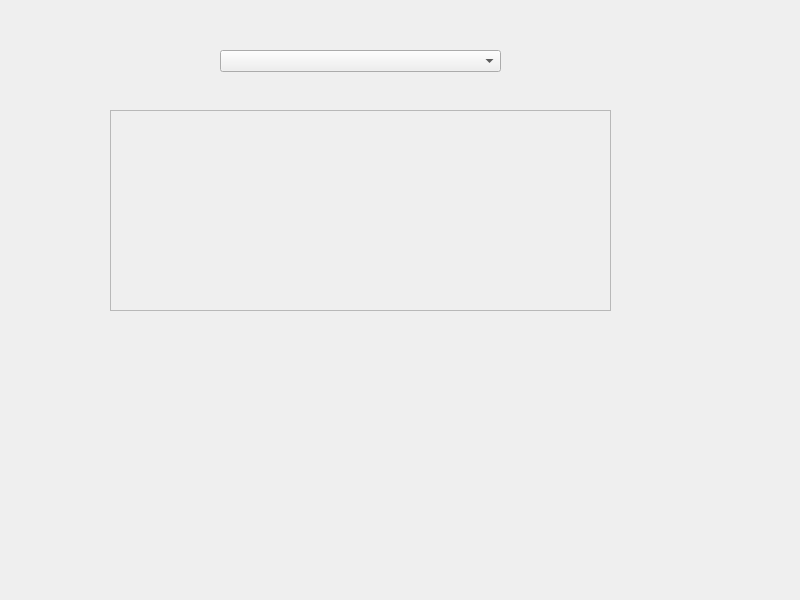
<?xml version="1.0" encoding="UTF-8"?>
<ui version="4.0">
 <class>Physics</class>
 <widget class="QMainWindow" name="Physics">
  <property name="geometry">
   <rect>
    <x>0</x>
    <y>0</y>
    <width>800</width>
    <height>600</height>
   </rect>
  </property>
  <property name="windowTitle">
   <string>Physics</string>
  </property>
  <widget class="QWidget" name="centralwidget">
   <widget class="QComboBox" name="comboBox">
    <property name="geometry">
     <rect>
      <x>220</x>
      <y>50</y>
      <width>281</width>
      <height>22</height>
     </rect>
    </property>
   </widget>
   <widget class="QScrollArea" name="scrollArea">
    <property name="geometry">
     <rect>
      <x>110</x>
      <y>110</y>
      <width>501</width>
      <height>201</height>
     </rect>
    </property>
    <property name="widgetResizable">
     <bool>true</bool>
    </property>
    <widget class="QWidget" name="scrollAreaWidgetContents">
     <property name="geometry">
      <rect>
       <x>0</x>
       <y>0</y>
       <width>499</width>
       <height>199</height>
      </rect>
     </property>
    </widget>
   </widget>
  </widget>
 </widget>
 <resources/>
 <connections/>
</ui>
